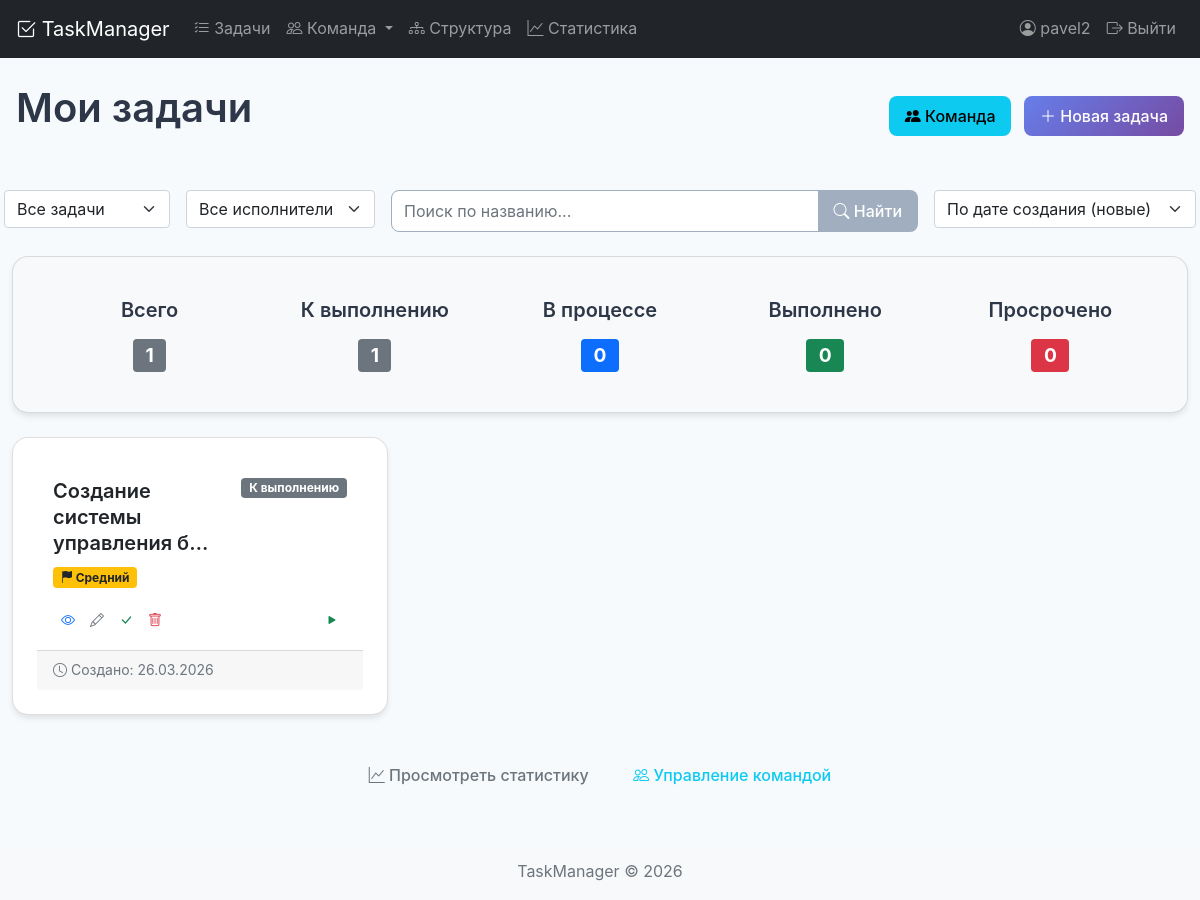
Screenshot of / (signed in) with the database file from the repository.
### tasks/models.py (models this page shows, shortened)
class Task(models.Model):
    PRIORITY_CHOICES = [
        ('low', 'Низкий'),
        ('medium', 'Средний'),
        ('high', 'Высокий'),
    ]
    STATUS_CHOICES = [
        ('todo', 'К выполнению'),
        ('in_progress', 'В процессе'),
        ('done', 'Выполнено'),
    ]
    title = models.CharField('Название', max_length=200)
    description = models.TextField('Описание', blank=True)
    created_date = models.DateTimeField('Дата создания', auto_now_add=True)
    due_date = models.DateTimeField('Срок выполнения', null=True, blank=True)
    start_time = models.DateTimeField('Время начала', null=True, blank=True)
    end_time = models.DateTimeField('Время окончания', null=True, blank=True)
    priority = models.CharField('Приоритет', max_length=10, choices=PRIORITY_CHOICES, default='medium')
    status = models.CharField('Статус', max_length=20, choices=STATUS_CHOICES, default='todo')
    user = models.ForeignKey(User, on_delete=models.CASCADE, verbose_name='Пользователь', related_name='tasks')
    assigned_to = models.ManyToManyField(
        Employee,
        verbose_name='Исполнители',
        blank=True,
        related_name='tasks'
    )
    class Meta:
        ordering = ['-created_date']
        verbose_name = 'Задача'
        verbose_name_plural = 'Задачи'
        indexes = [
            models.Index(fields=['user'], name='task_user_idx'),
            models.Index(fields=['status'], name='task_status_idx'),
            models.Index(fields=['priority'], name='task_priority_idx'),
            models.Index(fields=['due_date'], name='task_due_date_idx'),
            models.Index(fields=['created_date'], name='task_created_idx'),
        ]
    def can_start(self):
        return self.status == 'todo' and not self.start_time
    def can_complete(self):
        return self.status == 'in_progress' and self.start_time and not self.end_time

### tasks/views.py (the view)
# urls.py: path('', views.task_list, name='task_list'),
@login_required
def task_list(request):
    tasks = Task.objects.filter(user=request.user)
    status_filter = request.GET.get('status', 'all')
    if status_filter != 'all':
        tasks = tasks.filter(status=status_filter)
    employee_filter = request.GET.get('employee', '')
    if employee_filter:
        tasks = tasks.filter(assigned_to__id=employee_filter)
    search_query = request.GET.get('search', '')
    if search_query:
        tasks = tasks.filter(title__icontains=search_query)
    sort_by = request.GET.get('sort', '-created_date')
    tasks = tasks.order_by(sort_by)
    todo_count = tasks.filter(status='todo').count()
    in_progress_count = tasks.filter(status='in_progress').count()
    done_count = tasks.filter(status='done').count()
    overdue_count = tasks.filter(
        status__in=['todo', 'in_progress'],
        due_date__lt=timezone.now()
    ).count()
    employees = Employee.objects.filter(is_active=True).order_by('last_name', 'first_name')
    context = {
        'tasks': tasks,
        'status_filter': status_filter,
        'employee_filter': employee_filter,
        'search_query': search_query,
        'sort_by': sort_by,
        'now': timezone.now(),
        'todo_count': todo_count,
        'in_progress_count': in_progress_count,
        'done_count': done_count,
        'overdue_count': overdue_count,
        'employees': employees,
    }
    return render(request, 'tasks/task_list.html', context)

### tasks/models.py (called while the page is built)
    @property
    def short_name(self):
        result = self.last_name
        if self.first_name:
            result += f" {self.first_name[0]}."
        if self.patronymic:
            result += f"{self.patronymic[0]}."  # Убираем пробел перед отчеством
        return result

### tasks/templates/tasks/task_list.html (shortened to what this page needs)
{% extends 'base.html' %}
{% block content %}
<div class="d-flex justify-content-between align-items-center mb-4">
    <h1>Мои задачи</h1>
    <div>
        <a href="{% url 'employee_list' %}" class="btn btn-info me-2">
            <i class="bi bi-people-fill"></i> Команда
        </a>
        <a href="{% url 'task_create' %}" class="btn btn-primary">
            <i class="bi bi-plus-lg"></i> Новая задача
        </a>
    </div>
</div>
<div class="row mb-4">
    <div class="col-md-12">
        <form method="get" class="row g-3">
            <div class="col-auto">
                <select name="status" class="form-select" onchange="this.form.submit()">
                    <option value="all" {% if status_filter == 'all' %}selected{% endif %}>Все задачи</option>
                </select>
            </div>
            <div class="col-auto">
                <select name="employee" class="form-select" onchange="this.form.submit()">
                    <option value="">Все исполнители</option>
                </select>
            </div>
            <div class="col-auto flex-grow-1">
                <div class="input-group">
                    <input type="text" name="search" class="form-control" placeholder="Поиск по названию..." value="{{ search_query }}">
                    <button type="submit" class="btn btn-secondary">
                        <i class="bi bi-search"></i> Найти
                    </button>
                </div>
            </div>
            <div class="col-auto">
                <select name="sort" class="form-select" onchange="this.form.submit()">
                    <option value="-created_date" {% if sort_by == '-created_date' %}selected{% endif %}>По дате создания (новые)</option>
                </select>
            </div>
        </form>
    </div>
</div>
<div class="row mb-4">
    <div class="col-md-12">
        <div class="card bg-light">
            <div class="card-body">
                <div class="row text-center">
                    <div class="col">
                        <h5>Всего</h5>
                        <span class="badge bg-secondary" style="font-size: 1.2rem;">{{ tasks.count }}</span>
                    </div>
                    <div class="col">
                        <h5>К выполнению</h5>
                        <span class="badge bg-secondary" style="font-size: 1.2rem;">{{ todo_count }}</span>
                    </div>
                    <div class="col">
                        <h5>В процессе</h5>
                        <span class="badge bg-primary" style="font-size: 1.2rem;">{{ in_progress_count }}</span>
                    </div>
                    <div class="col">
                        <h5>Выполнено</h5>
                        <span class="badge bg-success" style="font-size: 1.2rem;">{{ done_count }}</span>
                    </div>
                    <div class="col">
                        <h5>Просрочено</h5>
                        <span class="badge bg-danger" style="font-size: 1.2rem;">{{ overdue_count }}</span>
                    </div>
                </div>
            </div>
        </div>
    </div>
</div>
<div class="row">
    {% for task in tasks %}
        <div class="col-md-6 col-lg-4 mb-3">
            <div class="card h-100 {% if task.status == 'done' %}bg-light{% endif %}">
                <div class="card-body">
                    <div class="d-flex justify-content-between align-items-start mb-2">
                        <h5 class="card-title mb-0">
                            <a href="{% url 'task_detail' task.id %}" class="text-decoration-none text-dark">
                                {{ task.title|truncatechars:30 }}
                            </a>
                        </h5>
                        <span class="badge {% if task.status == 'done' %}bg-success{% elif task.status == 'in_progress' %}bg-primary{% else %}bg-secondary{% endif %}">
                            {{ task.get_status_display }}
                        </span>
                    </div>
                    <div class="mb-2">
                        <span class="badge {% if task.priority == 'high' %}bg-danger{% elif task.priority == 'medium' %}bg-warning text-dark{% else %}bg-info text-dark{% endif %} me-1">
                            <i class="bi bi-flag-fill"></i> {{ task.get_priority_display }}
                        </span>
                    </div>
                    <div class="mt-3 d-flex justify-content-between align-items-center">
                        <div class="btn-group btn-group-sm" role="group">
                            <a href="{% url 'task_detail' task.id %}" class="btn btn-outline-primary" title="Просмотр">
                                <i class="bi bi-eye"></i>
                            </a>
                            <a href="{% url 'task_update' task.id %}" class="btn btn-outline-secondary" title="Редактировать">
                                <i class="bi bi-pencil"></i>
                            </a>
                            {% if task.status != 'done' %}
                                <a href="{% url 'task_complete' task.id %}" class="btn btn-outline-success" title="Отметить выполненным">
                                    <i class="bi bi-check-lg"></i>
                                </a>
                            {% endif %}
                            <a href="{% url 'task_delete' task.id %}" class="btn btn-outline-danger" title="Удалить">
                                <i class="bi bi-trash"></i>
                            </a>
                        </div>
                        <div class="btn-group btn-group-sm" role="group">
                            {% if task.can_start %}
                                <a href="{% url 'task_start' task.id %}" class="btn btn-outline-success" title="Начать выполнение">
                                    <i class="bi bi-play-fill"></i>
                                </a>
                            {% endif %}
                        </div>
                    </div>
                </div>
                <div class="card-footer text-muted small">
                    <div class="d-flex justify-content-between">
                        <span>
                            <i class="bi bi-clock"></i>
                            Создано: {{ task.created_date|date:"d.m.Y" }}
                        </span>
                    </div>
                </div>
            </div>
        </div>
    {% endfor %}
</div>
<div class="text-center mt-4">
    <a href="{% url 'task_statistics' %}" class="btn btn-outline-secondary me-2">
        <i class="bi bi-graph-up"></i> Просмотреть статистику
    </a>
    <a href="{% url 'employee_list' %}" class="btn btn-outline-info">
        <i class="bi bi-people"></i> Управление командой
    </a>
</div>
{% endblock %}

### tasks/templates/base.html (shortened to what this page needs)
<!DOCTYPE html>
{% load static %}
<html lang="ru">
<head>
    <link href="https://cdn.jsdelivr.net/npm/bootstrap@5.1.3/dist/css/bootstrap.min.css" rel="stylesheet">
    <link rel="stylesheet" href="https://cdn.jsdelivr.net/npm/bootstrap-icons@1.8.1/font/bootstrap-icons.css">
        <link href="{% static 'css/style.css' %}" rel="stylesheet">
    <link href="{% static 'css/style.css' %}" rel="stylesheet">
</head>
<body>
    <nav class="navbar navbar-expand-lg navbar-dark bg-dark">
        <div class="container">
            <a class="navbar-brand" href="{% url 'task_list' %}">
                <i class="bi bi-check2-square"></i> TaskManager
            </a>
            <div class="collapse navbar-collapse" id="navbarNav">
                <ul class="navbar-nav me-auto">
                    <li class="nav-item">
                        <a class="nav-link" href="{% url 'task_list' %}">
                            <i class="bi bi-list-check"></i> Задачи
                        </a>
                    </li>
                    <li class="nav-item dropdown">
                        <a class="nav-link dropdown-toggle" href="#" data-bs-toggle="dropdown">
                            <i class="bi bi-people"></i> Команда
                        </a>
                    </li>
                    <li class="nav-item">
                        <a class="nav-link" href="{% url 'organization_chart' %}">
                            <i class="bi bi-diagram-3"></i> Структура
                        </a>
                    </li>
                    <li class="nav-item">
                        <a class="nav-link" href="{% url 'task_statistics' %}">
                            <i class="bi bi-graph-up"></i> Статистика
                        </a>
                    </li>
                </ul>
                <ul class="navbar-nav">
                    {% if user.is_authenticated %}
                        <li class="nav-item">
                            <span class="nav-link">
                                <i class="bi bi-person-circle"></i> {{ user.username }}
                            </span>
                        </li>
                        <li class="nav-item">
                            <a class="nav-link" href="{% url 'logout' %}">
                                <i class="bi bi-box-arrow-right"></i> Выйти
                            </a>
                        </li>
                    {% endif %}
                </ul>
            </div>
        </div>
    </nav>
    <main class="container mt-4">
        {% block content %}{% endblock %}
    </main>
    <footer class="footer mt-5 py-3 bg-light">
        <div class="container text-center">
            <span class="text-muted">TaskManager © {% now "Y" %}</span>
        </div>
    </footer>
</body>
</html>

### static/css/style.css (style rules this page uses)
:root { --primary-color: #667eea; --secondary-color: #764ba2; --success-color: #48bb78; --danger-color: #f56565; --warning-color: #ecc94b; --info-color: #4299e1; --dark-color: #2d3748; --light-color: #f7fafc; --gray-color: #a0aec0; --shadow-sm: 0 1px 2px 0 rgba(0, 0, 0, 0.05); --shadow-md: 0 4px 6px -1px rgba(0, 0, 0, 0.1); --shadow-lg: 0 10px 15px -3px rgba(0, 0, 0, 0.1); --shadow-xl: 0 20px 25px -5px rgba(0, 0, 0, 0.1); --border-radius-sm: 0.25rem; --border-radius-md: 0.5rem; --border-radius-lg: 1rem; --border-radius-xl: 2rem; --spacing-1: 0.25rem; --spacing-2: 0.5rem; --spacing-3: 0.75rem; --spacing-4: 1rem; --spacing-5: 1.25rem; --spacing-6: 1.5rem; --spacing-8: 2rem; --spacing-10: 2.5rem; --spacing-12: 3rem; }
* { margin: 0; padding: 0; box-sizing: border-box; }
body { font-family: -apple-system, BlinkMacSystemFont, 'Segoe UI', Roboto, 'Helvetica Neue', Arial, sans-serif; background-color: var(--light-color); color: var(--dark-color); line-height: 1.6; }
h1, h2, h3, h4, h5, h6 { font-weight: 600; line-height: 1.3; margin-bottom: var(--spacing-4); }
h1 { font-size: 2.5rem; }
h5 { font-size: 1.25rem; }
a { color: var(--primary-color); text-decoration: none; transition: color 0.2s; }
.btn { display: inline-block; padding: var(--spacing-2) var(--spacing-4); border-radius: var(--border-radius-md); font-weight: 500; text-align: center; cursor: pointer; transition: all 0.2s; border: none; font-size: 1rem; }
.btn-primary { background: linear-gradient(135deg, var(--primary-color), var(--secondary-color)); color: white; }
.btn-secondary { background-color: var(--gray-color); color: white; }
.card { background: white; border-radius: var(--border-radius-lg); box-shadow: var(--shadow-md); padding: var(--spacing-6); transition: all 0.3s; }
.form-control { width: 100%; padding: var(--spacing-2) var(--spacing-3); border: 1px solid var(--gray-color); border-radius: var(--border-radius-md); font-size: 1rem; transition: all 0.2s; }
.container { max-width: 1200px; margin: 0 auto; padding: 0 var(--spacing-4); }
.row { display: flex; flex-wrap: wrap; margin: 0 calc(-1 * var(--spacing-4)); }
.col { flex: 1; padding: 0 var(--spacing-4); }
.text-center { text-align: center; }
.mt-3 { margin-top: var(--spacing-3); }
.mt-4 { margin-top: var(--spacing-4); }
.mt-5 { margin-top: var(--spacing-5); }
.mb-2 { margin-bottom: var(--spacing-2); }
.mb-3 { margin-bottom: var(--spacing-3); }
.mb-4 { margin-bottom: var(--spacing-4); }

### rows the page displays
Task: title "Создание системы управления б…", status "К выполнению", priority "Средний", created_date "26.03.2026"

### other values shown
{{ user.username }} "pavel2"
{{ tasks.count }} "1"
{{ todo_count }} "1"
{{ in_progress_count }} "0"
{{ done_count }} "0"
{{ overdue_count }} "0"
